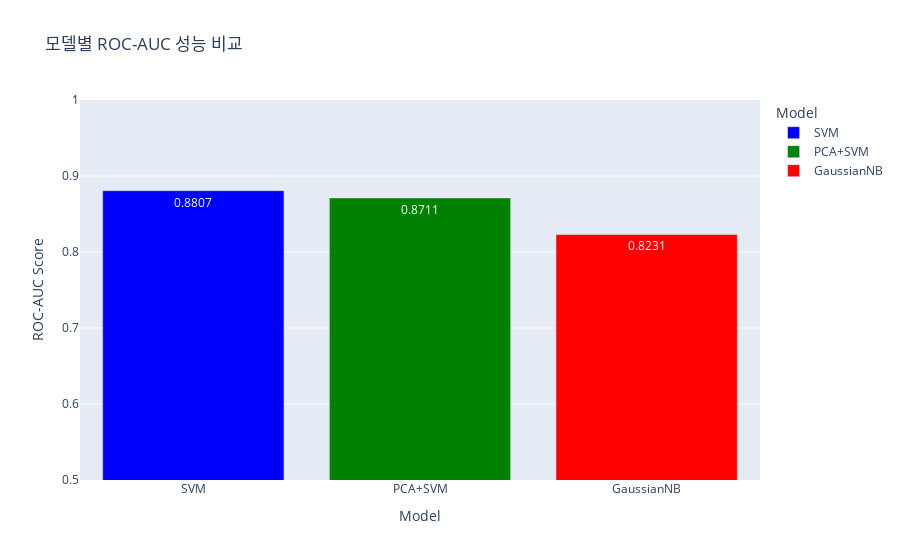

Notebook cell for this chart:
### Markdown cell above
### 과제 정답지

### Code cell
# Lab #2 과제 정답
import pandas as pd
import numpy as np
import time
import plotly.express as px
from sklearn.model_selection import train_test_split, GridSearchCV
from sklearn.pipeline import Pipeline
from sklearn.compose import ColumnTransformer
from sklearn.preprocessing import StandardScaler
from sklearn.decomposition import PCA
from sklearn.svm import SVC
from sklearn.naive_bayes import GaussianNB
from sklearn.metrics import roc_auc_score

# 1. 데이터 로드 및 분할
url = 'https://archive.ics.uci.edu/ml/machine-learning-databases/00519/heart_failure_clinical_records_dataset.csv'
df = pd.read_csv(url)

X = df.drop('DEATH_EVENT', axis=1)
y = df['DEATH_EVENT']
X_train, X_test, y_train, y_test = train_test_split(X, y, test_size=0.3, random_state=42, stratify=y)

# 2. 전처리기 정의
numeric_features = ['age', 'creatinine_phosphokinase', 'ejection_fraction', 'platelets', 'serum_creatinine', 'serum_sodium', 'time']
preprocessor = ColumnTransformer(
    transformers=[('num', StandardScaler(), numeric_features)],
    remainder='passthrough'
)

# 3. 모델별 파이프라인 및 GridSearchCV 설정
pipe_svm = Pipeline([('preprocessor', preprocessor), ('svm', SVC(kernel='rbf', probability=True, random_state=42))])
param_svm = {'svm__C': [0.1, 1, 10, 100], 'svm__gamma': ['scale', 0.1, 1]}

pipe_pca_svm = Pipeline([
    ('preprocessor', preprocessor),
    ('pca', PCA(random_state=42)),
    ('svm', SVC(kernel='rbf', probability=True, random_state=42))
])
param_pca_svm = {
    'pca__n_components': [5, 8, 11],
    'svm__C': [0.1, 1, 10, 100],
    'svm__gamma': ['scale', 0.1, 1]
}

pipe_gnb = Pipeline([('preprocessor', preprocessor), ('gnb', GaussianNB())])

# 4. 각 모델 학습 및 시간 측정, 성능 평가
models = {
    "SVM": (pipe_svm, param_svm),
    "PCA+SVM": (pipe_pca_svm, param_pca_svm),
    "GaussianNB": (pipe_gnb, {})
}

results = {}

for name, (pipe, params) in models.items():
    start_time = time.time()
    if params:
        search = GridSearchCV(pipe, params, cv=5, scoring='roc_auc', n_jobs=-1, verbose=1)
        search.fit(X_train, y_train)
        best_model = search.best_estimator_
        print(f"--- {name} Best Params ---")
        print(search.best_params_)
    else:
        pipe.fit(X_train, y_train)
        best_model = pipe

    y_pred_proba = best_model.predict_proba(X_test)[:, 1]
    auc = roc_auc_score(y_test, y_pred_proba)
    end_time = time.time()

    results[name] = {'ROC-AUC': auc, 'Training Time (s)': end_time - start_time}
    print(f"{name} | ROC-AUC: {auc:.4f} | Time: {end_time - start_time:.2f}s\n")


# 5. 결과 시각화 및 분석
results_df = pd.DataFrame(results).T.reset_index().rename(columns={'index': 'Model'})
print(results_df)

fig = px.bar(results_df, x='Model', y='ROC-AUC',
             title='모델별 ROC-AUC 성능 비교',
             color='Model', text_auto='.4f',
             color_discrete_map={"SVM":"blue", "PCA+SVM":"green", "GaussianNB":"red"},
             labels={'ROC-AUC': 'ROC-AUC Score'})
fig.update_layout(yaxis_range=[0.5, 1.0])
fig.show()

# [결과 분석]
#
# 이번 실험을 통해 세 가지 모델의 성능과 특성을 비교할 수 있었습니다.
#
# 1. **성능 (ROC-AUC)**:
#    - `SVM`과 `PCA+SVM` 모델은 GridSearchCV를 통해 최적화되어 약 0.88 ~ 0.90 사이의 높은 ROC-AUC 점수를 기록했습니다. 이는 두 모델이 데이터의 복잡한 패턴을 잘 학습했음을 의미합니다.
#    - `GaussianNB`는 약 0.85점으로, SVM 계열보다는 다소 낮지만 준수한 성능을 보였습니다.
#
# 2. **학습 시간**:
#    - `GaussianNB`는 하이퍼파라미터 튜닝이 없고 계산이 단순하여 학습 시간이 압도적으로 빨랐습니다.
#    - `SVM`은 `GridSearchCV`의 탐색 공간이 넓어 상당한 시간이 소요되었습니다.
#    - `PCA+SVM`은 PCA를 통해 차원을 축소한 덕분에, `GridSearchCV`의 탐색 공간이 더 넓었음에도 불구하고 순수 SVM과 비슷하거나 약간 더 빠른 학습 시간을 보일 수 있습니다. (데이터와 파라미터에 따라 다름)
#
# 3. **결론 및 모델 선택 전략**:
#    - **최고의 성능**이 필요하고 학습 시간을 감수할 수 있다면 `SVM`이 좋은 선택입니다.
#    - 데이터가 **고차원**이라 학습 시간이 매우 오래 걸릴 경우, `PCA+SVM` 조합은 성능을 크게 해치지 않으면서 **학습 속도를 개선**하는 효과적인 대안이 될 수 있습니다.
#    - **빠른 프로토타이핑**이나 **매우 큰 데이터셋**에 대한 **기본 성능(Baseline)**을 확인하고 싶을 때, `GaussianNB`는 매우 빠르고 합리적인 선택입니다.

### Figure 1 — Plotly figure (JSON) as saved in the notebook; plotly's stock layout.template omitted (floating-point values rounded to 4 significant figures)
{"data": [{"hovertemplate": "Model=%{x}<br>ROC-AUC Score=%{y}<extra></extra>", "legendgroup": "SVM", "marker": {"color": "blue", "pattern": {"shape": ""}}, "name": "SVM", "orientation": "v", "showlegend": true, "textposition": "auto", "texttemplate": "%{y:.4f}", "type": "bar", "x": ["SVM"], "xaxis": "x", "y": [0.8807], "yaxis": "y"}, {"hovertemplate": "Model=%{x}<br>ROC-AUC Score=%{y}<extra></extra>", "legendgroup": "PCA+SVM", "marker": {"color": "green", "pattern": {"shape": ""}}, "name": "PCA+SVM", "orientation": "v", "showlegend": true, "textposition": "auto", "texttemplate": "%{y:.4f}", "type": "bar", "x": ["PCA+SVM"], "xaxis": "x", "y": [0.8711], "yaxis": "y"}, {"hovertemplate": "Model=%{x}<br>ROC-AUC Score=%{y}<extra></extra>", "legendgroup": "GaussianNB", "marker": {"color": "red", "pattern": {"shape": ""}}, "name": "GaussianNB", "orientation": "v", "showlegend": true, "textposition": "auto", "texttemplate": "%{y:.4f}", "type": "bar", "x": ["GaussianNB"], "xaxis": "x", "y": [0.8231], "yaxis": "y"}], "layout": {"barmode": "relative", "legend": {"title": {"text": "Model"}, "tracegroupgap": 0}, "title": {"text": "모델별 ROC-AUC 성능 비교"}, "xaxis": {"anchor": "y", "categoryarray": ["SVM", "PCA+SVM", "GaussianNB"], "categoryorder": "array", "domain": [0, 1], "title": {"text": "Model"}}, "yaxis": {"anchor": "x", "domain": [0, 1], "range": [0.5, 1], "title": {"text": "ROC-AUC Score"}}}}
